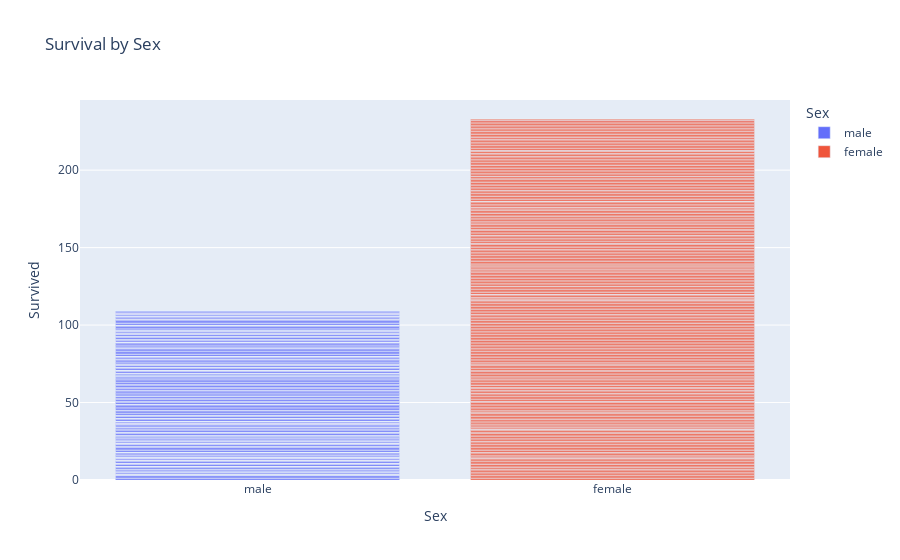

Source (notebook cell):
### Code cell
import plotly.express as px

fig = px.bar(df, x="Sex", y="Survived", color="Sex", title="Survival by Sex")

female_survival_percentage = df["Survived"][df["Sex"] == 'female'].value_counts(normalize=True).loc[1] * 100
male_survival_percentage = df["Survived"][df["Sex"] == 'male'].value_counts(normalize=True).loc[1] * 100

print(f"Percentage of females who survived: {female_survival_percentage:.2f}%")
print(f"Percentage of males who survived: {male_survival_percentage:.2f}%")

# Show the plot
fig.show()

### Figure 1 — Plotly figure (JSON) as saved in the notebook; plotly's stock layout.template omitted (floating-point values rounded to 4 significant figures; data arrays with more than 128 entries replaced by an {"elided": "..."} marker saying what was removed)
{"data": [{"alignmentgroup": "True", "hovertemplate": "Sex=%{x}<br>Survived=%{y}<extra></extra>", "legendgroup": "male", "marker": {"color": "#636efa", "pattern": {"shape": ""}}, "name": "male", "offsetgroup": "male", "orientation": "v", "showlegend": true, "textposition": "auto", "type": "bar", "x": {"elided": "577 str values"}, "xaxis": "x", "y": {"elided": "577 int values"}, "yaxis": "y"}, {"alignmentgroup": "True", "hovertemplate": "Sex=%{x}<br>Survived=%{y}<extra></extra>", "legendgroup": "female", "marker": {"color": "#EF553B", "pattern": {"shape": ""}}, "name": "female", "offsetgroup": "female", "orientation": "v", "showlegend": true, "textposition": "auto", "type": "bar", "x": {"elided": "314 str values"}, "xaxis": "x", "y": {"elided": "314 int values"}, "yaxis": "y"}], "layout": {"autosize": true, "barmode": "relative", "legend": {"title": {"text": "Sex"}, "tracegroupgap": 0}, "title": {"text": "Survival by Sex"}, "xaxis": {"anchor": "y", "autorange": true, "categoryarray": ["male", "female"], "categoryorder": "array", "domain": [0, 1], "range": [-0.5, 1.5], "title": {"text": "Sex"}, "type": "category"}, "yaxis": {"anchor": "x", "autorange": true, "domain": [0, 1], "range": [0, 245.3], "title": {"text": "Survived"}, "type": "linear"}}}
